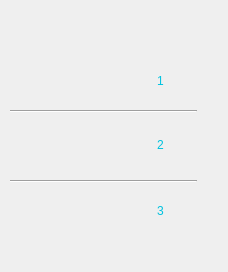
<?xml version="1.0" encoding="UTF-8"?>
<ui version="4.0">
 <class>FaultAlarmForm</class>
 <widget class="QWidget" name="FaultAlarmForm">
  <property name="geometry">
   <rect>
    <x>0</x>
    <y>0</y>
    <width>228</width>
    <height>272</height>
   </rect>
  </property>
  <property name="windowTitle">
   <string>Form</string>
  </property>
  <layout class="QGridLayout" name="gridLayout">
   <property name="leftMargin">
    <number>0</number>
   </property>
   <property name="topMargin">
    <number>0</number>
   </property>
   <property name="rightMargin">
    <number>0</number>
   </property>
   <property name="bottomMargin">
    <number>0</number>
   </property>
   <item row="0" column="0">
    <widget class="QWidget" name="fault_alarm" native="true">
     <property name="styleSheet">
      <string notr="true">#fault_alarm{
border-image: url(:/image/主页_故障报警.png);
}
#widget_batery_square,#widget_batery_square_2,#widget_batery_square_3{
	border-image: url(:/image/电源_框.png);	
	background-color:transparent;
}
QLabel{
background:transparent;
	color: rgb(0, 194, 223);
	font: 700 12pt &quot;Microsoft YaHei UI&quot;;
}
#label_7,#label_8,#label_9{
	border-image: url(:/image/输出短路保护失效_A.png);
}
</string>
     </property>
     <widget class="QWidget" name="widget_batery_square" native="true">
      <property name="geometry">
       <rect>
        <x>140</x>
        <y>60</y>
        <width>45</width>
        <height>45</height>
       </rect>
      </property>
      <widget class="QLabel" name="label">
       <property name="geometry">
        <rect>
         <x>5</x>
         <y>10</y>
         <width>31</width>
         <height>21</height>
        </rect>
       </property>
       <property name="text">
        <string>1</string>
       </property>
       <property name="alignment">
        <set>Qt::AlignCenter</set>
       </property>
      </widget>
     </widget>
     <widget class="QWidget" name="widget_batery_square_2" native="true">
      <property name="geometry">
       <rect>
        <x>140</x>
        <y>124</y>
        <width>45</width>
        <height>45</height>
       </rect>
      </property>
      <widget class="QLabel" name="label_2">
       <property name="geometry">
        <rect>
         <x>5</x>
         <y>10</y>
         <width>31</width>
         <height>21</height>
        </rect>
       </property>
       <property name="text">
        <string>2</string>
       </property>
       <property name="alignment">
        <set>Qt::AlignCenter</set>
       </property>
      </widget>
     </widget>
     <widget class="QWidget" name="widget_batery_square_3" native="true">
      <property name="geometry">
       <rect>
        <x>140</x>
        <y>190</y>
        <width>45</width>
        <height>45</height>
       </rect>
      </property>
      <widget class="QLabel" name="label_3">
       <property name="geometry">
        <rect>
         <x>5</x>
         <y>10</y>
         <width>31</width>
         <height>21</height>
        </rect>
       </property>
       <property name="text">
        <string>3</string>
       </property>
       <property name="alignment">
        <set>Qt::AlignCenter</set>
       </property>
      </widget>
     </widget>
     <widget class="QLabel" name="label_7">
      <property name="geometry">
       <rect>
        <x>10</x>
        <y>70</y>
        <width>101</width>
        <height>16</height>
       </rect>
      </property>
      <property name="text">
       <string/>
      </property>
     </widget>
     <widget class="QLabel" name="label_8">
      <property name="geometry">
       <rect>
        <x>10</x>
        <y>140</y>
        <width>111</width>
        <height>16</height>
       </rect>
      </property>
      <property name="text">
       <string/>
      </property>
     </widget>
     <widget class="QLabel" name="label_9">
      <property name="geometry">
       <rect>
        <x>10</x>
        <y>210</y>
        <width>111</width>
        <height>16</height>
       </rect>
      </property>
      <property name="text">
       <string/>
      </property>
     </widget>
     <widget class="Line" name="line_3">
      <property name="geometry">
       <rect>
        <x>10</x>
        <y>110</y>
        <width>187</width>
        <height>2</height>
       </rect>
      </property>
      <property name="orientation">
       <enum>Qt::Horizontal</enum>
      </property>
     </widget>
     <widget class="Line" name="line_5">
      <property name="geometry">
       <rect>
        <x>10</x>
        <y>180</y>
        <width>187</width>
        <height>2</height>
       </rect>
      </property>
      <property name="orientation">
       <enum>Qt::Horizontal</enum>
      </property>
     </widget>
    </widget>
   </item>
  </layout>
 </widget>
 <resources/>
 <connections/>
</ui>
